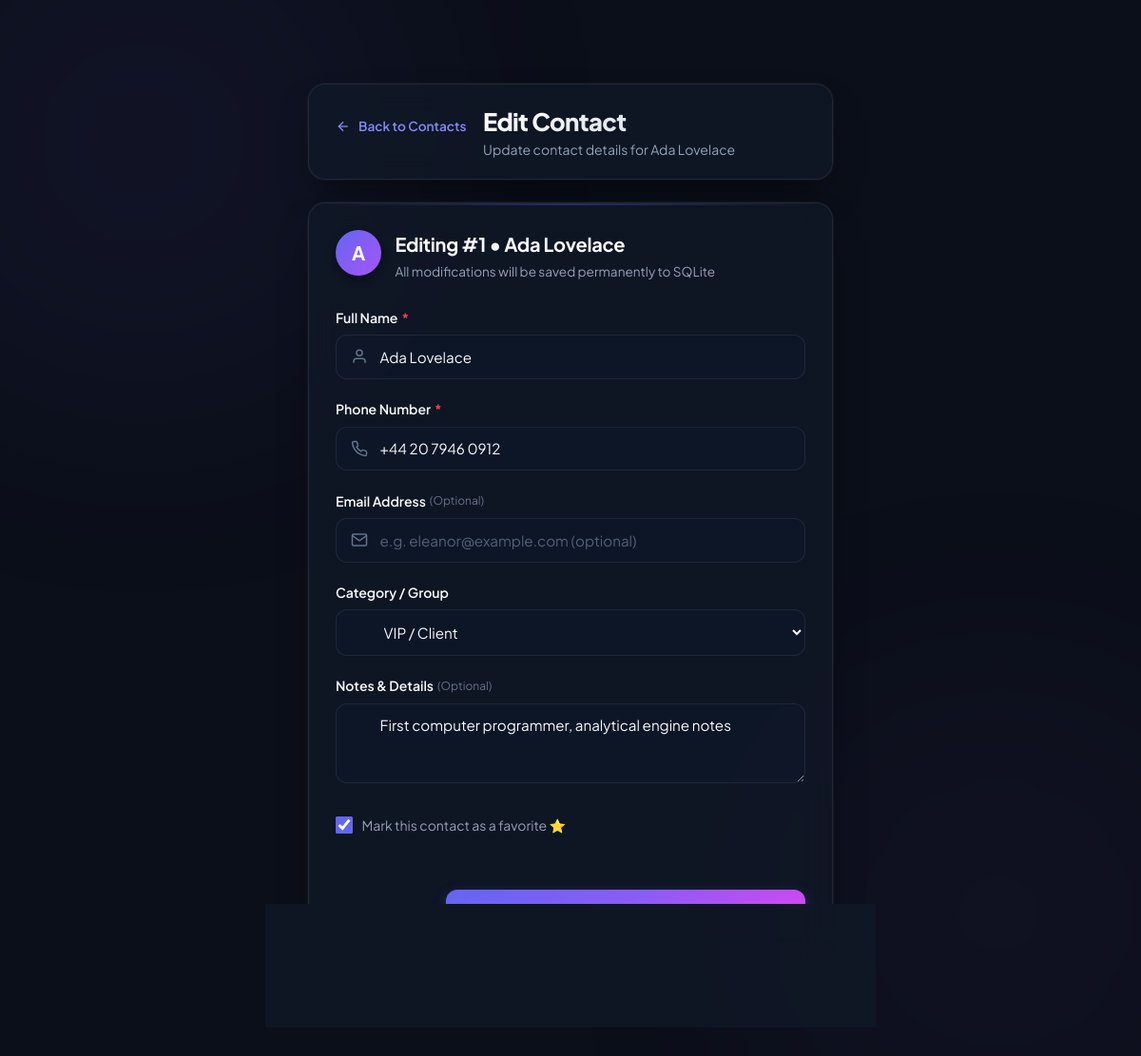
Page /edit/1/ on the committed database.
### contacts/models.py (models this page shows, shortened)
class Contact(models.Model):
    user = models.ForeignKey(
        User,
        on_delete=models.CASCADE,
        related_name='contacts',
        null=True,
        blank=True,
        help_text="Owner user account for this contact"
    )
    name = models.CharField(
        max_length=100,
        help_text="Full name of the contact"
    )
    phone = models.CharField(
        max_length=20,
        help_text="Phone number of the contact"
    )
    email = models.EmailField(
        max_length=100,
        blank=True,
        default='',
        help_text="Optional email address of the contact"
    )
    is_favorite = models.BooleanField(
        default=False,
        help_text="Mark contact as favorite/starred"
    )
    CATEGORY_CHOICES = [
        ('personal', 'Personal'),
        ('work', 'Work / Office'),
        ('family', 'Family'),
        ('friends', 'Friends'),
        ('vip', 'VIP / Client'),
    ]
    category = models.CharField(
        max_length=20,
        choices=CATEGORY_CHOICES,
        default='personal',
        blank=True,
        help_text="Category/group for the contact"
    )
    notes = models.TextField(
        blank=True,
        default='',
        help_text="Additional notes, address, or details"
    )
    created_at = models.DateTimeField(
        auto_now_add=True,
        null=True,
        blank=True
    )
    updated_at = models.DateTimeField(
        auto_now=True,
        null=True,
        blank=True
    )
    class Meta:
        db_table = 'contacts_contact'
        ordering = ['-id']
        verbose_name = 'Contact'
        verbose_name_plural = 'Contacts'

### contacts/views.py (the view)
# urls.py: path('edit/<int:pk>/', views.contact_update, name='contact_update'),
def contact_update(request, pk):
    contact = get_object_or_404(Contact, pk=pk)
    if request.method == 'POST':
        form = ContactForm(request.POST, instance=contact)
        if form.is_valid():
            try:
                updated_contact = form.save()
                log_activity(request.user, 'update', f"Updated \"{updated_contact.name}\"")
                messages.success(request, f"✨ Contact \"{contact.name}\" updated successfully!")
                return redirect('contact_list')
            except DatabaseError as e:
                logger.exception("Database error occurred while updating contact: %s", e)
                messages.error(request, "A database error occurred while updating the contact.")
        else:
            messages.error(request, "Please correct the errors in the update form.")
    else:
        form = ContactForm(instance=contact)
    context = {
        'form': form,
        'contact': contact,
    }
    return render(request, 'contacts/edit.html', context)

### contacts/templates/contacts/edit.html (shortened to what this page needs)
{% load static %}
<!DOCTYPE html>
<html lang="en">
<head>
    <link rel="stylesheet" href="{% static 'contacts/style.css' %}">
</head>
<body>
    <div class="ambient-glow glow-top-left" aria-hidden="true"></div>
    <div class="ambient-glow glow-bottom-right" aria-hidden="true"></div>
    <div class="app-wrapper standalone-wrapper">
        <header class="app-header standalone-header">
            <div class="header-brand">
                <a href="{% url 'contact_list' %}" class="btn-back" title="Return to Directory">
                    <svg viewBox="0 0 24 24" fill="none" stroke="currentColor" stroke-width="2">
                        <line x1="19" y1="12" x2="5" y2="12"></line>
                        <polyline points="12 19 5 12 12 5"></polyline>
                    </svg>
                    <span>Back to Contacts</span>
                </a>
                <div class="brand-text">
                    <h1 class="brand-title">Edit Contact</h1>
                    <p class="brand-subtitle">Update contact details for {{ contact.name }}</p>
                </div>
            </div>
        </header>
        <main class="single-card-layout">
            <section class="panel-card form-panel standalone-card">
                <div class="panel-header">
                    <div class="contact-avatar large-avatar" data-initial="{{ contact.name|slice:':1'|upper }}">
                        <span>{{ contact.name|slice:':1'|upper }}</span>
                    </div>
                    <div>
                        <h2 class="panel-title">Editing #{{ contact.id }} &bull; {{ contact.name }}</h2>
                        <p class="panel-desc">All modifications will be saved permanently to SQLite</p>
                    </div>
                </div>
                <form method="POST" action="{% url 'contact_update' contact.id %}" class="contact-form" novalidate>
                    <div class="form-group {% if form.name.errors %}has-error{% endif %}">
                        <label for="{{ form.name.id_for_label }}" class="form-label">
                            Full Name <span class="required-indicator">*</span>
                        </label>
                        <div class="input-container">
                            <div class="input-icon-left" aria-hidden="true">
                                <svg viewBox="0 0 24 24" fill="none" stroke="currentColor" stroke-width="2">
                                    <path d="M20 21v-2a4 4 0 0 0-4-4H8a4 4 0 0 0-4 4v2"></path>
                                    <circle cx="12" cy="7" r="4"></circle>
                                </svg>
                            </div>
                            {{ form.name }}
                        </div>
                    </div>
                    <div class="form-group {% if form.phone.errors %}has-error{% endif %}">
                        <label for="{{ form.phone.id_for_label }}" class="form-label">
                            Phone Number <span class="required-indicator">*</span>
                        </label>
                        <div class="input-container">
                            <div class="input-icon-left" aria-hidden="true">
                            </div>
                            {{ form.phone }}
                        </div>
                    </div>
                    <div class="form-group {% if form.email.errors %}has-error{% endif %}">
                        <label for="{{ form.email.id_for_label }}" class="form-label">
                            Email Address <span class="optional-indicator">(Optional)</span>
                        </label>
                        <div class="input-container">
                            <div class="input-icon-left" aria-hidden="true">
                                <svg viewBox="0 0 24 24" fill="none" stroke="currentColor" stroke-width="2">
                                    <path d="M4 4h16c1.1 0 2 .9 2 2v12c0 1.1-.9 2-2 2H4c-1.1 0-2-.9-2-2V6c0-1.1.9-2 2-2z"></path>
                                    <polyline points="22,6 12,13 2,6"></polyline>
                                </svg>
                            </div>
                            {{ form.email }}
                        </div>
                    </div>
                    <div class="form-group {% if form.category.errors %}has-error{% endif %}">
                        <label for="{{ form.category.id_for_label }}" class="form-label">
                            Category / Group
                        </label>
                        {{ form.category }}
                    </div>
                    <div class="form-group {% if form.notes.errors %}has-error{% endif %}">
                        <label for="{{ form.notes.id_for_label }}" class="form-label">
                            Notes & Details <span class="optional-indicator">(Optional)</span>
                        </label>
                        {{ form.notes }}
                    </div>
                    <div class="form-group form-checkbox-group">
                        <label for="{{ form.is_favorite.id_for_label }}" class="checkbox-label">
                            {{ form.is_favorite }}
                            <span>Mark this contact as a favorite ⭐</span>
                        </label>
                    </div>
                    <div class="form-actions edit-actions">
                        <a href="{% url 'contact_list' %}" class="btn btn-secondary">Cancel</a>
                        <button type="submit" class="btn btn-primary">
                            <span class="btn-text">Save Changes</span>
                        </button>
                    </div>
                </form>
            </section>
        </main>
    </div>
</body>
</html>

### rows in the picture
Contact: name "Ada Lovelace", name "A", id "1", phone "+44 20 7946 0912", category "VIP / Client", notes "First computer programmer, analytical engine notes", is_favorite "☑"
